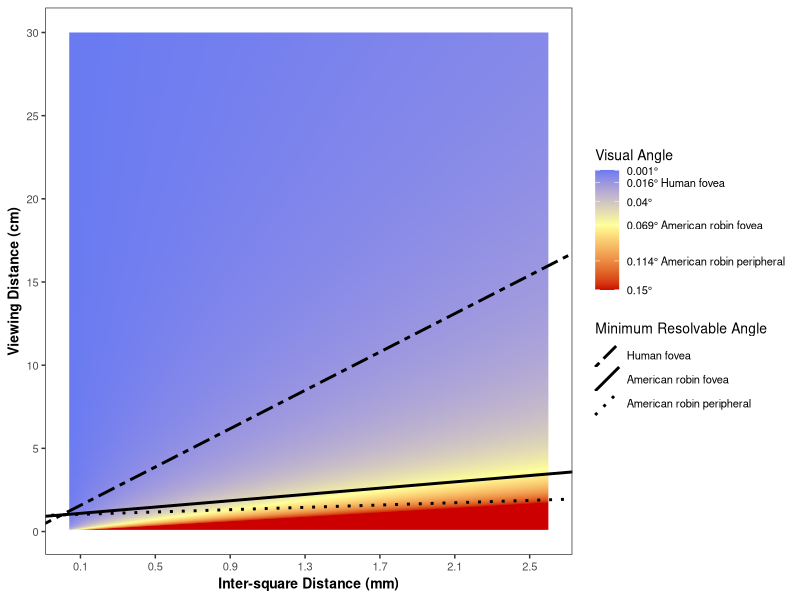
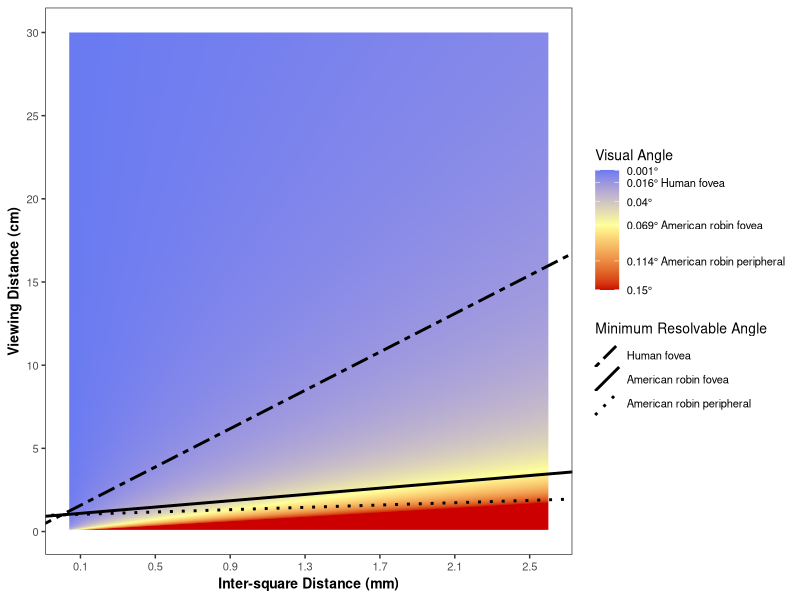

Here is the R script that generated these plots, in order:

# Load packages -----------------------------------------------
library(tidyverse)
library(colorspace)

# Model of visual angles --------------------------------------------------


visual_angles_data <- function(intersq_dists_mm, stimulus_width_cm, viewing_distance_mm, acuity_CPD) {
  
  #intersq_dists <- round(stimulus_width_cm / n_squares, 2)* 10
  
  # min_resolvable_angle <- 1 / acuity_CPD
  
  model_data <-
    expand_grid(intersq_dists_mm, viewing_distance_mm) %>%
    mutate(viewing_angle = 2*atan((intersq_dists_mm) /(viewing_distance_mm*2))) %>% 
    arrange(intersq_dists_mm)
  
  return(model_data)
}

model_data <-
  visual_angles_data(
    intersq_dists_mm = seq(0.05, 2.6, 0.02),
    stimulus_width_cm = 6,
    viewing_distance_mm = seq(1, 300, 0.02)
  ) %>% 
  arrange(-intersq_dists_mm) 


# Acuity line -------------------------------------------------------------

# 14.54 CPD
acuity_line <-
  model_data %>%
  filter(viewing_angle > 0.068 & viewing_angle < 0.069) %>%
  lm(I(viewing_distance_mm - 10) ~ 0 + intersq_dists_mm, .  ) %>% 
  broom::tidy(.) %>% 
  mutate(eye = "American robin fovea") 

## 8.75 CPD
peripheral_acuity_line <-
  model_data %>% 
  filter(viewing_angle > 0.114 & viewing_angle < 0.118) %>%
  lm(I(viewing_distance_mm - 10) ~ 0 + intersq_dists_mm, .  ) %>% 
  broom::tidy(.)%>% 
  mutate(eye = "American robin peripheral")

# 60 CPD
acuity_line_human <-
  model_data %>%
  filter(viewing_angle > 0.015 & viewing_angle < 0.017) %>%
  lm(I(viewing_distance_mm - 10) ~ 0 + intersq_dists_mm, .  ) %>% 
  broom::tidy(.) %>% 
  mutate(eye = "Human fovea")

all_acuity_lines <-
  bind_rows(acuity_line, peripheral_acuity_line, acuity_line_human) %>% 
  select(term, estimate, eye) %>% 
  mutate(term = str_replace(term, "intersq_dists_mm", "Slope"),
         term = str_replace(term, "[()]", ""),
         term = str_replace(term, "[()]", ""),
         eye = factor(eye,
                      levels = c("Human fovea",
                                 "American robin fovea",
                                 "American robin peripheral"))) %>% 
  pivot_wider(., names_from = term, values_from = estimate) %>% 
  arrange(desc(Slope)) 


# Model Plot --------------------------------------------------------------

model_data %>% 
  #group_by(viewing_distance_mm) %>% 
  ggplot(., aes(x = intersq_dists_mm,
                ## convert viewing distance to cm for better interpretability
                y = viewing_distance_mm/10)) + 
  geom_raster(aes(fill = viewing_angle), interpolate = T) + 
  scale_fill_gradient2(
    low = "#0066ff",
    mid = "#ffff99",
    high = "#cc0000",
    limits = c(0.0005, 0.15),
    midpoint = 0.069,
    oob = scales::squish,
    na.value = "red",
    breaks = c(0.001, 0.016, 0.04, 0.069, 0.114, 0.15),
    labels = c("0.001°","0.016° Human fovea","0.04°", "0.069° American robin fovea", "0.114° American robin peripheral", "0.15°")
  ) +
  scale_y_continuous(breaks = seq(0, 30, 5)) +
  scale_x_continuous(breaks = seq(0.1,2.5,0.4)) +
  xlab("Inter-square Distance (mm)") +
  ylab("Viewing Distance (cm)") +
  # Minimum resolvable angle lines
  geom_abline(
    data = all_acuity_lines,
    aes(
      # adjust intercepts and slopes to be in cm rather than mm
      intercept = 1,
      slope = Slope/10,
      linetype = eye),
    size = 1,
    alpha = 1,
    show.legend = T) + 
  scale_linetype_manual(values = c("twodash", "solid", "dotted")) +
  #scale_color_manual(values = c("seagreen4", "yellow4", "dodgerblue4")) +
  guides(fill = guide_colorbar(reverse = T, order = 1)) +
  labs(fill = "Visual Angle",
       linetype = "Minimum Resolvable Angle"
       ) +
  theme_bw() +
  theme(
    legend.title = element_text(size = 10),
    legend.text = element_text(size = 8),
    axis.text.x = element_text(size = 8),
    axis.text.y = element_text(size = 8),
    axis.title.x = element_text(size = 10, face = "bold"),
    axis.title.y = element_text(size = 10, face = "bold"),
    # text = element_text(family = "Courier New"),
    panel.grid = element_blank()
  )

ggsave("Figures/visual_angles_plot.png", 
       width = 7.48,
       height = 3.5,
       units = "in",
       dpi = 800)

